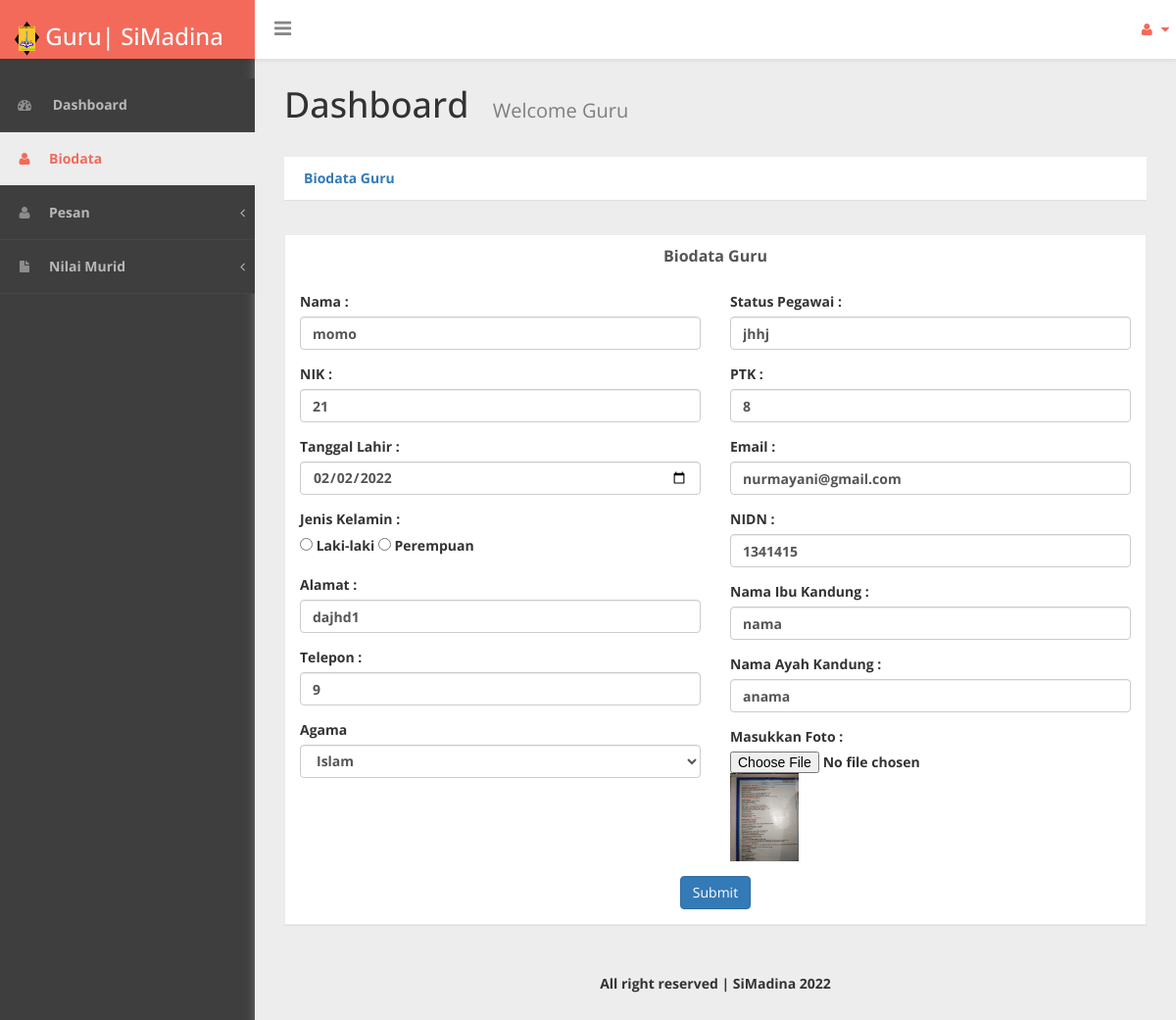
/guru/biodata-guru.php (signed in), run on the app's committed database.
### tables this page shows
CREATE TABLE `guru` (
  `id_guru` int(10) NOT NULL,
  `nama` char(30) NOT NULL,
  `nik` int(20) NOT NULL,
  `ttl` date NOT NULL,
  `jenis_kelamin` varchar(10) NOT NULL,
  `alamat` varchar(30) NOT NULL,
  `telpon` int(12) NOT NULL,
  `agama` char(6) NOT NULL,
  `status_pegawai` varchar(10) NOT NULL,
  `ptk` int(20) NOT NULL,
  `email` varchar(20) NOT NULL,
  `nidn` int(20) NOT NULL,
  `nama_ibu` char(30) NOT NULL,
  `nama_ayah` char(30) NOT NULL,
  `foto` text NOT NULL
);

### admin/controller.php (called while the page is built, shortened)
<?php
	include 'config.php';
	function getData($query){
		global $conn;
		$result = mysqli_query($conn, $query);
		return $result;
	}
?>

### guru/biodata-guru.php (the view, shortened to what this page needs)
<?php
include '../admin/controller.php';
?>
<!DOCTYPE html>
<html xmlns="http://www.w3.org/1999/xhtml">
<head>
    <link href="assets/css/bootstrap.css" rel="stylesheet" />
    <link href="assets/css/font-awesome.css" rel="stylesheet" />
    <link href="assets/js/morris/morris-0.4.3.min.css" rel="stylesheet" />
    <link href="assets/css/custom-styles.css" rel="stylesheet" />
    <link rel="stylesheet" href="assets/js/Lightweight-Chart/cssCharts.css">
</head>
<body>
    <div id="wrapper">
        <nav class="navbar navbar-default top-navbar" role="navigation">
            <div class="navbar-header">
                <a class="navbar-brand" href="dashboard-guru.php"><strong> <h3> <img style="margin-right: 0px;" width=25 height=35 src="assets/logo/logo-tk.png"/> Guru| SiMadina </h3> <strong></a>
                        <div id="sideNav" href="">
                            <i class="fa fa-bars icon"></i>
                        </div>
            </div>
            <ul class="nav navbar-top-links navbar-right">
                <li class="dropdown">
                    <a class="dropdown-toggle" data-toggle="dropdown" href="#" aria-expanded="false">
                        <i class="fa fa-user fa-fw"></i> <i class="fa fa-caret-down"></i>
                    </a>
                </li>
            </ul>
        </nav>
        <nav class="navbar-default navbar-side" role="navigation">
            <div class="sidebar-collapse">
                <ul class="nav" id="main-menu">
                    <li>
                        <a href="dashboard-guru.php"><i class="fa fa-dashboard"></i> Dashboard</a>
                    </li>
                    <li>
                        <a href="biodata-guru.php" class="active-menu"><i class="fa fa-user"></i>Biodata<span class="fa "></span></a>
                    </li>
                    <li>
                        <a href="daftar-pesan-guru.php"><i class="fa fa-user"></i>Pesan<span class="fa arrow"></span></a>
                    </li>
                    <li>
                        <a href="input-nilai-guru.php"><i class="fa fa-file"></i>Nilai Murid<span class="fa arrow"></span></a>
                    </li>
                </ul>
            </div>
        </nav>
        <div id="page-wrapper">
            <div class="header">
                    <h1 class="page-header">
                        Dashboard <small>Welcome Guru</small>
                    </h1>
                    <ol class="breadcrumb">
                        <li><a href="#">Biodata Guru</a></li>
                    </ol>
            </div>
            <div id="page-inner">
                <div class="row">
                    <div class="col-xs-12">
                        <div class="panel panel-default">
                            <div class="panel-heading">
                                <div class="card-title">
                                    <div class="title text-center">Biodata Guru</div>
                                </div>
                            </div>
                            <div class="panel-body">
                                <form method=POST action="edit-biodata-guru.php" enctype="multipart/form-data">
                                <?php
                                      $query = "SELECT * FROM guru where id_guru = '$_SESSION[id_guru]'";
                                      $hasil = getData($query);
                                      while($result = mysqli_fetch_assoc($hasil)){
                                    ?>
                                    <div class="row">
                                        <div class="col-md-6">
                                            <div class="form-group">
                                                <label for="exampleInputNama">Nama :</label>
                                                <input type="text" name="nama" class="form-control" id="exampleInputNama" value="<?=$result['nama']?>"  placeholder="Masukkan Nama">
                                            </div>
                                            <div class="form-group">
                                                <label for="exampleInputNIK">NIK :</label>
                                                <input type="text" name="nik" class="form-control" id="exampleInputNIK" value="<?=$result['nik']?>" placeholder="Masukkan NIK">
                                            </div>
                                            <div class="form-group">
                                                <label for="exampleInputTanggalLahir">Tanggal Lahir :</label>
                                                <input type="date" name="ttl" class="form-control" id="exampleInputTanggalLahir" value="<?=$result['ttl']?>" placeholder="Masukkan TTL">
                                            </div>
                                            <div class="form-group">
                                                <label for="exampleInputJenisKelamin">Jenis Kelamin :</label> <br>
                                                 <label><input type="radio" name="jenis_kelamin" value="laki-laki" <?php if($result['jenis_kelamin']=='laki-laki') echo 'checked'?>/> Laki-laki</label>
                                                <label><input type="radio" name="jenis_kelamin" value="perempuan" <?php if($result['jenis_kelamin']=='perempuan') echo 'checked'?>/> Perempuan</label>
                                            </div>
                                            <div class="form-group">
                                                <label for="exampleInputAlamat">Alamat :</label>
                                                <input type="text" name="alamat" class="form-control" id="exampleInputAlamat" value="<?=$result['alamat']?>" placeholder="Masukkan Alamat">
                                            </div>
                                            <div class="form-group">
                                                <label for="exampleInputTelepon">Telepon :</label>
                                                <input type="text" name="telpon" class="form-control" id="exampleInputTelepon" value="<?=$result['telpon']?>" placeholder="Masukkan No Telepon">
                                            </div>
                                            <div class="form-group">
                                            <label for="exampleInputLevel">Agama</label>
                                                <select class="form-control" name="agama">
                                                    <optgroup label="Pilih Agama">
                                                        <option value="Islam" <?php if($result['agama']=='Islam'){echo 'selected';}?>> Islam </option>
                                                    </optgroup>
                                                </select>
                                            </div>
                                        </div>
                                        <div class="col-md-6">
                                            <div class="form-group">
                                                <label for="exampleInputStatusPegawai">Status Pegawai :</label>
                                                <input type="text" name="status_pegawai" class="form-control" id="exampleInputStatusPegawai" value="<?=$result['status_pegawai']?>" placeholder="Masukkan StatusPegawai">
                                            </div>
                                            <div class="form-group">
                                                <label for="exampleInputPTK">PTK :</label>
                                                <input type="text" name="ptk" class="form-control" id="exampleInputPTK" value="<?=$result['ptk']?>" placeholder="Masukan PTK">
                                            </div>
                                            <div class="form-group">
                                                <label for="exampleInputEmail">Email :</label>
                                                <input type="Email" name="email" class="form-control" id="exampleInputEmail" value="<?=$result['email']?>" placeholder="Masukan Email">
                                            </div>
                                            <div class="form-group">
                                                <label for="exampleInputNIDN">NIDN :</label>
                                                <input type="text" name="nidn" class="form-control" id="exampleInputNIDN" value="<?=$result['nidn']?>" placeholder="Masukan NIDN">
                                            </div>
                                            <div class="form-group">
                                                <label for="exampleInputNamaIbuKandung">Nama Ibu Kandung :</label>
                                                <input type="NamaIbuKandung" name="nama_ibu" class="form-control" id="exampleInputNamaIbuKandung" value="<?=$result['nama_ibu']?>" placeholder="Masukan Nama Ibu Kandung">
                                            </div>
                                            <div class="form-group">
                                                <label for="exampleInputNamaAyahKandung">Nama Ayah Kandung :</label>
                                                <input type="NamaAyahKandung" name="nama_ayah" class="form-control" id="exampleInputNamaAyahKandung" value="<?=$result['nama_ayah']?>" placeholder="Masukan Nama Ayah Kandung">
                                            </div>
                                            <div class="form-group">
                                                <label for="exampleInputFile">Masukkan Foto : </label>
                                                <input type="file" name="pas_foto" width='70' height='90' />
                                                <?php echo "<img src='foto-guru/$result[foto]' width='70' height='90' />";?>
                                            </div>
                                        </div>
                                    </div>
                                        <center> <button type="submit" class="btn btn-primary">Submit</button> </center>
                                    <?php
                                    }
                                    ?>
                                </form>
                            </div>
                        </div>
                    </div>
                </div>
                <footer>
                    <p><center> All right reserved | SiMadina 2022</center></p>
                </footer>
            </div>
        </div>
    </div>
</body>
</html>

### guru/assets/css/custom-styles.css (style rules this page uses)
body { font-family: 'Open Sans', sans-serif; background: #3E3E3E; }
#wrapper { width: 100%; }
#page-wrapper { padding: 15px 15px; min-height: 600px; background: #EDEDED; }
#page-inner { width:100%; margin:10px 20px 10px 0px; background-color:transparent; padding: 15px 30px; min-height:1200px; }
.text-center { text-align:center; }
h1, .h1, h2, .h2, h3, .h3 { margin-top: 7px; margin-bottom: -5px; }
p { font-size:16px; line-height:25px; padding-top:20px; }
.navbar-side { z-index: 0; }
.panel { border-radius:0px; }
.navbar-side .nav > li > a > i { color: #8C8C8C;padding: 8px;width: 30px;text-align: center; }
.top-navbar { position: fixed; width: 100%; z-index: 300; -webkit-box-shadow: 0 3px 3px rgba(0, 0, 0, 0.05); -moz-box-shadow: 0 3px 3px rgba(0, 0, 0, 0.05); box-shadow: 0 3px 3px rgba(0, 0, 0, 0.05); }
.navbar-side { z-index: 1; position: fixed; width: 260px; top: 80px; }
#page-wrapper { position: relative; top: 55px; box-shadow: 0 0 10px #757575; -moz-box-shadow: 0 0 10px #757575; -webkit-box-shadow: 0 0 10px #757575; }
.breadcrumb { padding: 12px 10px 12px 20px; margin-bottom: 20px; list-style: none; border-radius: 0; -webkit-box-shadow: 0 1px 1px rgba(0,0,0,.05); box-shadow: 0 1px 1px rgba(0,0,0,.05);background: #fff; }
.page-header { margin: 0;border-bottom: 1px solid transparent;text-align: left;background-color: rgb(237, 237, 237);padding: 32px 22px 32px 0;color: #323232; }
.panel-default { border-color: #ECECEC; }
.panel-default > .panel-heading { color: #555; border-color: #FFF; font-weight:bold;background: #FFFFFF; font-size: 16px; text-shadow: none; }
.panel-heading { border-bottom: 1px solid transparent; border-top-left-radius: 3px; border-top-right-radius: 3px; }
.header { margin: 0 30px; }
h1.page-header small { color: #7E7E7E; margin-left: 15px; font-size: 20px; }
i.fa.fa-bars { font-size: 20px; margin: 12px 0 0; }
footer p { font-size: 14px; }
.top-navbar { margin:0px; }
.top-navbar .navbar-brand { color: #fff;width: 260px;text-align: left;height: 60px;font-size: 24px;font-weight: 700;line-height: 30px;background: #F36A5A; }
.top-navbar .nav > li { position: relative; display: inline-block; margin: 0px; padding: 0px; }
.top-navbar .nav > li > a { position: relative; display: block; padding: 20px;color: #FFFFFF; margin: 0px; }
.active-menu, .active-menu i { background-color: #EDEDED !important; color: #F36A5A !important; }
.active-menu i { color: #F36A5A !important; }
.arrow { float: right; margin-top: 8px; }
.fa.arrow:before { content: "\f104"; }
.sidebar-collapse , .sidebar-collapse .nav { background:none; }
.sidebar-collapse .nav { padding:0; }
.sidebar-collapse .nav > li > a { color: #B8B8B8; background:transparent; text-shadow:none; font-size: 14px; }
.sidebar-collapse > .nav > li > a { padding: 12px 10px; }
.sidebar-collapse > .nav > li { border-bottom: 1px solid rgba(107, 108, 109, 0.19); }
.navbar-side { border:none; background: #3E3E3E; }
.top-navbar { background: #FFFFFF; border-bottom:none; }
.top-navbar .nav > li > a > i { margin-right: 2px; }
.navbar-default { border:0px solid black; }
.navbar-header { background: transparent; }
.nav > li > a > i { margin-right:10px; color: rgb(243, 106, 90); }
#sideNav { float: left; left: 0; z-index: 3; color: #868686; cursor:pointer; border-radius: 0; width: 14px; font-size: 48px; line-height: 0; margin: 7px 0 0 20px; }
@media (min-width:768px) { #page-wrapper { margin: 0 0 0 260px; padding: 0; min-height: 1200px; } }
@media (min-width:768px) { .navbar-side { width: 260px; z-index: 1; } }
@media (min-width:768px) { .navbar { border-radius: 0px; } }

### data on the page
guru: nama "momo", nik "21", ttl "02/02/2022", jenis_kelamin "☐ Laki-laki", jenis_kelamin "☐ Perempuan", alamat "dajhd1", telpon "9", agama "Islam", status_pegawai "jhhj", ptk "8", email "nurmayani@gmail.com", nidn "1341415", nama_ibu "nama", nama_ayah "anama", foto (picture)
